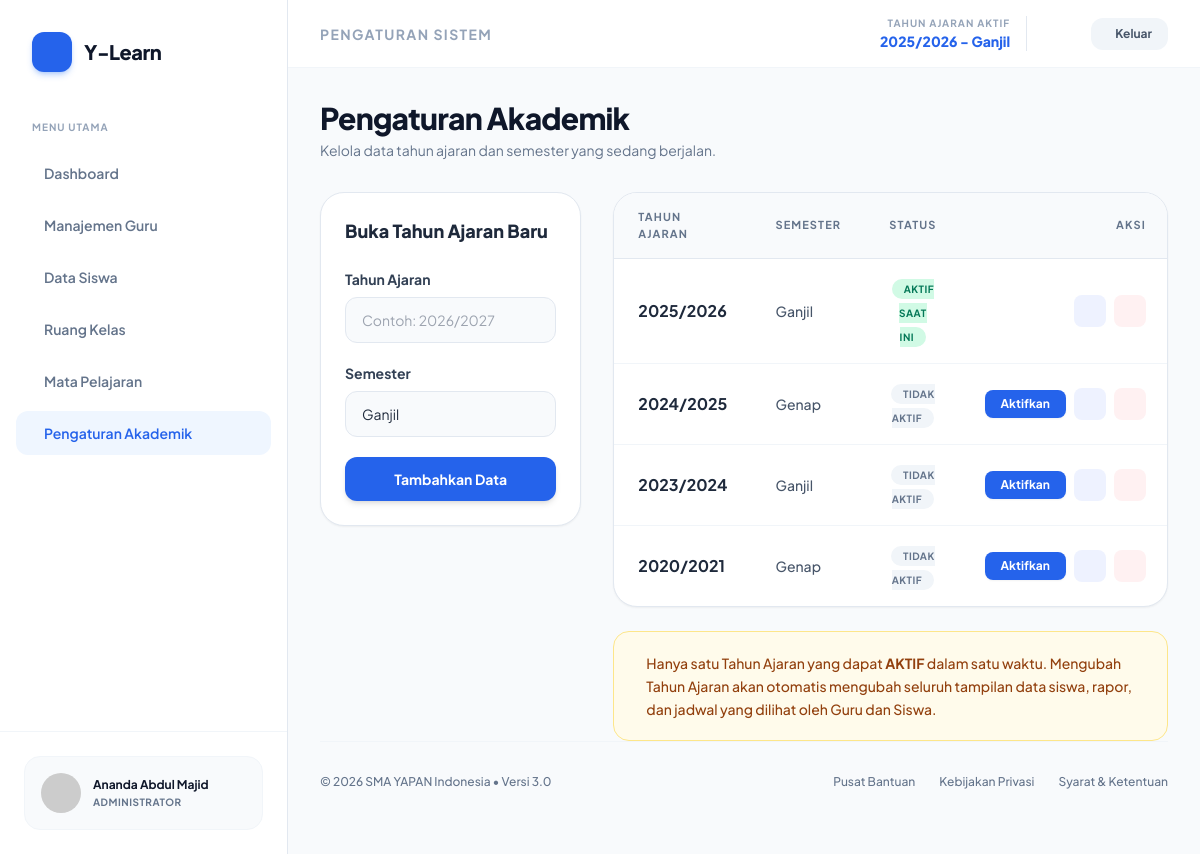
The page /admin/pengaturan_akademik.php (signed in) on the database its author committed.
### tables this page shows
CREATE TABLE `tahun_ajaran` (
  `id_tahun` int(11) NOT NULL,
  `nama_tahun` varchar(20) NOT NULL,
  `semester` enum('Ganjil','Genap') NOT NULL,
  `status` enum('Aktif','Tidak Aktif') DEFAULT 'Tidak Aktif',
  `status_aktif` varchar(1) DEFAULT 'N'
);

### admin/pengaturan_akademik.php (the view, shortened to what this page needs)
<?php
require_once '../config/koneksi.php';
include '../includes/header.php';
?>
<div class="mb-8">
    <h1 class="text-3xl font-extrabold text-slate-900 tracking-tight">Pengaturan Akademik</h1>
    <p class="text-slate-500 text-sm mt-1">Kelola data tahun ajaran dan semester yang sedang berjalan.</p>
</div>
<div class="grid grid-cols-1 lg:grid-cols-3 gap-8">
    <div class="lg:col-span-1">
        <div class="bg-white border border-slate-200 rounded-3xl shadow-sm p-6">
            <h2 class="text-lg font-extrabold text-slate-800 mb-6">Buka Tahun Ajaran Baru</h2>
            <form action="" method="POST" class="space-y-5">
                <div>
                    <label class="block text-sm font-bold text-slate-700 mb-2">Tahun Ajaran</label>
                    <input type="text" name="nama_tahun" required placeholder="Contoh: 2026/2027"
                        class="w-full px-4 py-3 bg-slate-50 border border-slate-200 rounded-xl text-sm focus:outline-none focus:border-blue-500 focus:bg-white transition-all">
                </div>
                <div>
                    <label class="block text-sm font-bold text-slate-700 mb-2">Semester</label>
                    <div class="relative">
                        <select name="semester" required class="w-full pl-4 pr-10 py-3 bg-slate-50 border border-slate-200 rounded-xl text-sm focus:outline-none focus:border-blue-500 focus:bg-white appearance-none transition-all">
                            <option value="Ganjil">Ganjil</option>
                        </select>
                        <div class="absolute inset-y-0 right-0 pr-4 flex items-center pointer-events-none"><i class="ph ph-caret-down text-slate-400"></i></div>
                    </div>
                </div>
                <button type="submit" name="simpan" class="w-full py-3 mt-2 bg-[#2563EB] hover:bg-blue-700 text-white font-bold text-sm rounded-xl transition-colors shadow-md">
                    Tambahkan Data
                </button>
            </form>
        </div>
    </div>
    <div class="lg:col-span-2 space-y-6">
        <div class="bg-white border border-slate-200 rounded-3xl shadow-sm overflow-hidden">
            <table class="w-full text-left border-collapse">
                <thead>
                    <tr class="bg-slate-50 border-b border-slate-200 text-[11px] font-extrabold text-slate-500 uppercase tracking-widest">
                        <th class="px-6 py-4">Tahun Ajaran</th>
                        <th class="px-6 py-4">Semester</th>
                        <th class="px-6 py-4 text-center">Status</th>
                        <th class="px-6 py-4 text-right">Aksi</th>
                    </tr>
                </thead>
                <tbody class="divide-y divide-slate-100">
                    <?php
                    $q_tahun = mysqli_query($koneksi, "SELECT * FROM tahun_ajaran ORDER BY nama_tahun DESC, semester ASC");
                    while($row = mysqli_fetch_assoc($q_tahun)):
                    ?>
                    <tr class="hover:bg-slate-50 transition-colors group">
                        <td class="px-6 py-4 font-bold text-slate-800"><?php echo htmlspecialchars($row['nama_tahun']); ?></td>
                        <td class="px-6 py-4 text-sm text-slate-600 font-medium"><?php echo htmlspecialchars($row['semester']); ?></td>
                        <td class="px-6 py-4 text-center">
                            <?php if($row['status_aktif'] == 'Y'): ?>
                                <span class="px-3 py-1 bg-emerald-100 text-emerald-700 text-[10px] font-bold uppercase tracking-wider rounded-full">
                                    Aktif Saat Ini
                                </span>
                            <?php else: ?>
                                <span class="px-3 py-1 bg-slate-100 text-slate-500 text-[10px] font-bold uppercase tracking-wider rounded-full">
                                    Tidak Aktif
                                </span>
                            <?php endif; ?>
                        </td>
                        <td class="px-6 py-4">
                            <div class="flex items-center justify-end gap-2">
                                <?php if($row['status_aktif'] == 'N'): ?>
                                    <a href="?aktifkan=<?php echo $row['id_tahun']; ?>" onclick="return confirm('Aktifkan tahun ajaran ini?')" class="px-4 py-1.5 bg-[#2563EB] hover:bg-blue-700 text-white text-xs font-bold rounded-lg transition-colors shadow-sm">
                                        Aktifkan
                                    </a>
                                <?php endif; ?>
                                <a href="edit_tahun.php?id=<?php echo $row['id_tahun']; ?>" class="w-8 h-8 rounded-lg bg-indigo-50 text-indigo-600 hover:bg-indigo-600 hover:text-white flex items-center justify-center transition-colors tooltip" title="Edit">
                                </a>
                                <a href="?hapus=<?php echo $row['id_tahun']; ?>" onclick="return confirm('Yakin ingin menghapus tahun ajaran ini?')" class="w-8 h-8 rounded-lg bg-rose-50 text-rose-600 hover:bg-rose-600 hover:text-white flex items-center justify-center transition-colors tooltip" title="Hapus">
                                </a>
                            </div>
                        </td>
                    </tr>
                    <?php endwhile; ?>
                </tbody>
            </table>
        </div>
        <div class="bg-amber-50 border border-amber-200 rounded-2xl p-5 flex items-start gap-3">
            <p class="text-sm text-amber-800 font-medium leading-relaxed">
                Hanya satu Tahun Ajaran yang dapat <b>AKTIF</b> dalam satu waktu. Mengubah Tahun Ajaran akan otomatis mengubah seluruh tampilan data siswa, rapor, dan jadwal yang dilihat oleh Guru dan Siswa.
            </p>
        </div>
    </div>
</div>
<?php include '../includes/footer.php'; ?>

### includes/header.php (style rules this page uses)
body { font-family: 'Plus Jakarta Sans', sans-serif; background-color: #f8fafc; }

### rows shown on the page
tahun_ajaran: nama_tahun "2025/2026", semester "Ganjil", status_aktif "AKTIF SAAT INI"
tahun_ajaran: nama_tahun "2024/2025", semester "Genap", status_aktif "TIDAK AKTIF"
tahun_ajaran: nama_tahun "2023/2024", semester "Ganjil", status_aktif "TIDAK AKTIF"
tahun_ajaran: nama_tahun "2020/2021", semester "Genap", status_aktif "TIDAK AKTIF"

### other values the page prints
$_SESSION['nama'] "Ananda Abdul Majid"
$_SESSION['nama_tahun_aktif'] "2025/2026"
$_SESSION['semester_aktif'] "Ganjil"
